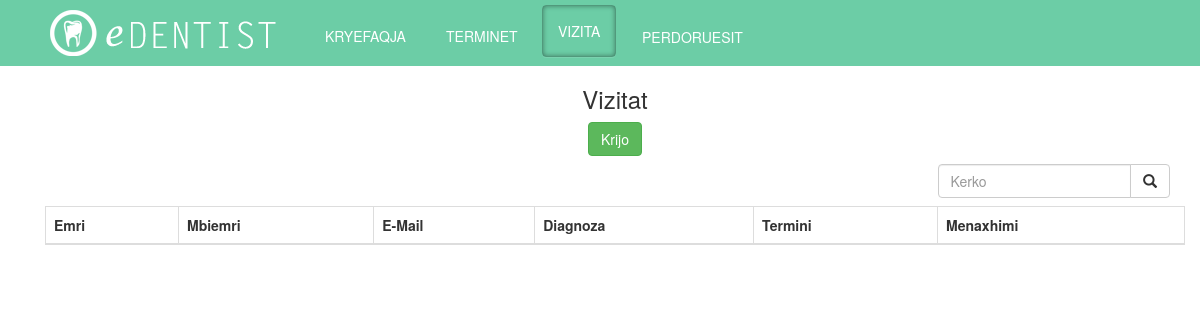
/admin/?admin=vizita (signed in), run on an earlier commit of the app's database.
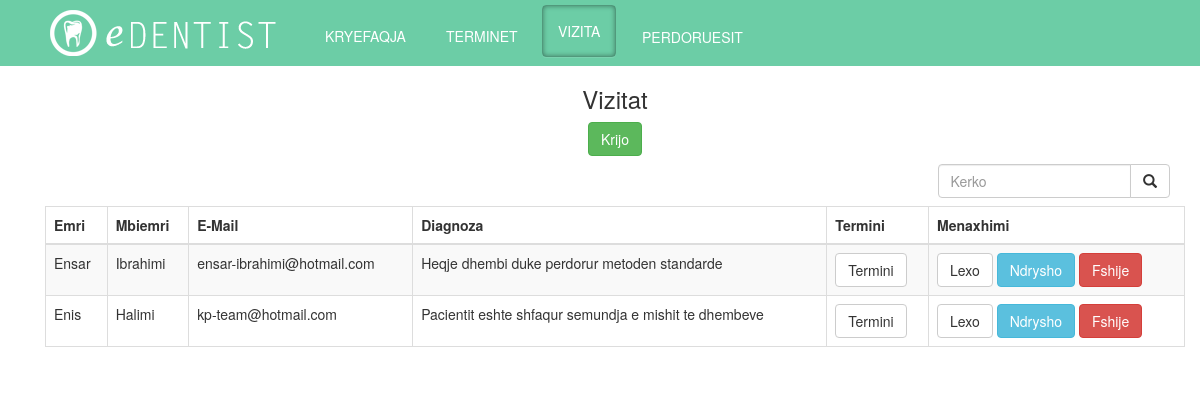
And on a later commit of the database.
### tables this page shows
CREATE TABLE `user` (
  `user_id` int(11) NOT NULL,
  `username` varchar(100) NOT NULL,
  `password` varchar(100) NOT NULL,
  `name` varchar(100) NOT NULL,
  `surname` varchar(100) NOT NULL,
  `email` varchar(100) NOT NULL,
  `admin` tinyint(1) NOT NULL
);

CREATE TABLE `vizita` (
  `id_historiku` int(11) NOT NULL,
  `diagnose` text NOT NULL,
  `termin_id` int(11) NOT NULL
);

### admin/vizita.php (the view, shortened to what this page needs)
<div class="container">
            <div class="row">
                <h3 >Vizitat</h3>
                <a href="CRUDv/create.php" class="btn btn-success ">Krijo</a>
            </div>
     <div class="row">
                   <div class="col-sm-3 col-md-3 pull-right ">
                       <form class="navbar-form" role="search" action="CRUDv/search.php" method="POST">
        <div class="input-group">
            <input type="text" class="form-control" placeholder="Kerko" name="srch-term" id="srch-term">
            <div class="input-group-btn">
                <button class="btn btn-default" type="submit"><i class="glyphicon glyphicon-search"></i></button>
            </div>
        </div>
        </form>
        </div>
            </div>
                <table class="table table-striped table-bordered">
                  <thead>
                    <tr>
                      <th>Emri</th>
                      <th>Mbiemri</th>
                      <th>E-Mail</th>
                      <th>Diagnoza</th>
                      <th>Termini</th>
                      <th>Menaxhimi</th>
                    </tr>
                  </thead>
                  <tbody>
                  <?php
                  $selektimi = "SELECT u.name, u.surname, u.email, t.id_termini, v.id_historiku, v.diagnose FROM user AS u INNER JOIN termini as T INNER JOIN vizita AS v ON t.id_users=u.user_id AND t.id_termini=v.termin_id ";
		$result = mysql_query($selektimi) or die ('invalid query:'. mysql_error());
                       while($row = mysql_fetch_array($result))
		{
			list( $name, $surname,  $email, $termini_id, $vizita_id, $diagnoza )=$row;
			echo '  <tr>';
			echo '<td>'.$name.'</td>';
			echo '<td>'.$surname.'</td>';
		       echo '<td>'.$email.'</td>';
			echo '<td>'.$diagnoza.'</td>';
                        echo '<td><a class="btn btn-default" href="CRUD/read.php?id='.$termini_id.'" >Termini</a></td>';
                        echo '<td><a class="btn btn-default" href="CRUDv/read.php?id='.$vizita_id.'" >Lexo</a>';
                        echo '<a class="btn btn-info   " href="CRUDv/update.php?id='.$vizita_id.'" >Ndrysho</a>';
                        echo '<a class="btn btn-danger" href="CRUDv/delete.php?id='.$vizita_id.'" >Fshije</a></td>';
			echo '  </tr>';
		}
                  ?>
                  </tbody>
            </table>
        </div>
    </div>

What changed in the data, as far as the page shows it:
now on this page (row edited): user: name "Ensar", surname "Ibrahimi", email "ensar-ibrahimi@hotmail.com", vizita.diagnose "Heqje dhembi duke perdorur metoden standarde"
now on this page (row unchanged): user: name "Enis", surname "Halimi", email "kp-team@hotmail.com", vizita.diagnose "Pacientit eshte shfaqur semundja e mishit te dhembeve"
